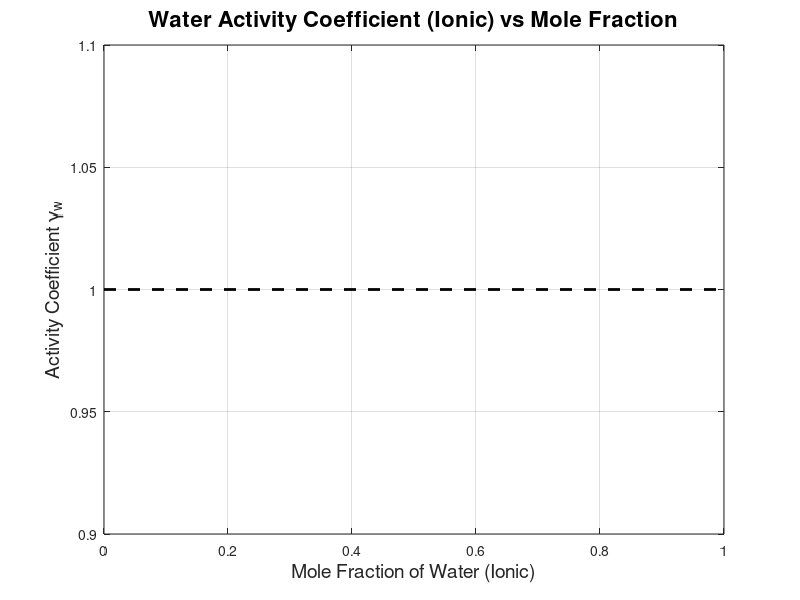
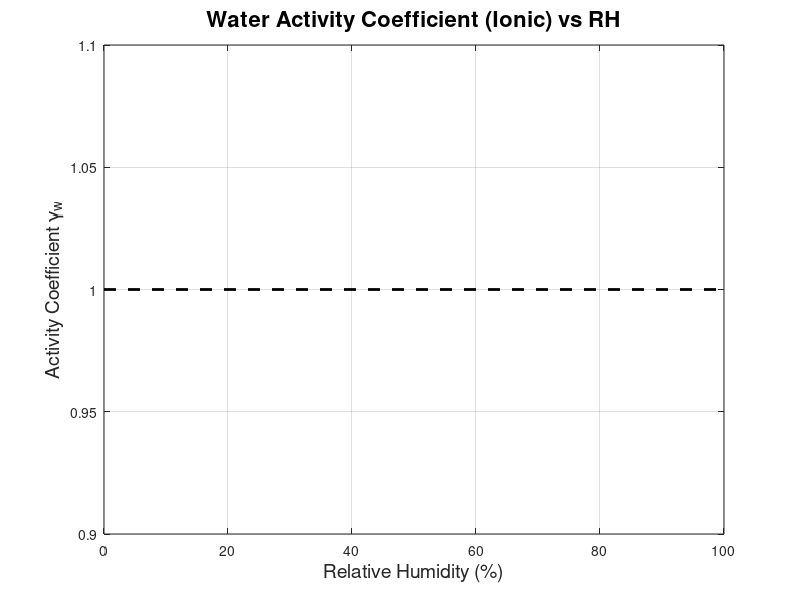

These figures' MATLAB source, in order: (Note: a time limit stopped this script after it produced the figures.)
function plot_water_activity_all_salts()
    close all 
    clear
    clc 
    
    % --- 1. SETUP & PATHS ---
    [filepath,~,~] = fileparts(mfilename('fullpath'));
    addpath(fullfile(filepath, '..', 'calculate_mf'));
    addpath(fullfile(filepath, '..', 'util'));
    
    fig_out_dir = fullfile(filepath, '..', 'figures', 'activity_coefficient');
    if ~exist(fig_out_dir, 'dir')
        mkdir(fig_out_dir);
    end
    fig_out_dir2 = fullfile(filepath, '..', 'figures', 'pitzer_comparisons');
    if ~exist(fig_out_dir2, 'dir')
        mkdir(fig_out_dir2);
    end
    
    T = 25; 
    MWw = 18.015; % g/mol for water
    MWw_kg = 0.018015; % kg/mol for Pitzer calculations
    
    % --- 2. SALT DEFINITIONS ---
    % {salt_name, MW, RH_min, RH_max, function_name, function_args, num_cations, num_anions}
    salt_data = {
        % Endothermic
        {'NaCl', 58.443, 0.765, 0.99, 'calculate_mf_NaCl', 0, 1, 1};
        {'KCl', 74.551, 0.855, 0.99, 'calculate_mf_KCl', 0, 1, 1};
        {'NH4Cl', 53.491, 0.815, 0.99, 'calculate_mf_NH4Cl', 0, 1, 1};
        {'CsCl', 168.363, 0.82, 0.99, 'calculate_mf_CsCl', 0, 1, 1};
        {'NaNO3', 85.00, 0.971, 0.995, 'calculate_mf_NaNO3', 0, 1, 1};
        {'AgNO3', 169.87, 0.865, 0.985, 'calculate_mf_AgNO3', 0, 1, 1};
        {'KI', 165.998, 0.97, 0.995, 'calculate_mf_KI', 0, 1, 1};
        {'LiNO3', 68.95, 0.736, 0.99, 'calculate_mf_LiNO3', 0, 1, 1};
        {'KNO3', 101.10, 0.932, 0.995, 'calculate_mf_KNO3', 0, 1, 1};
        {'NaClO4', 122.44, 0.778, 0.99, 'calculate_mf_NaClO4', 0, 1, 1};
        {'KClO3', 122.55, 0.981, 0.9926, 'calculate_mf_KClO3', 0, 1, 1};
        {'NaBr', 102.89, 0.614, 0.9280, 'calculate_mf_NaBr', 0, 1, 1};
        {'NaI', 149.89, 0.581, 0.9659, 'calculate_mf_NaI', 0, 1, 1};
        {'KBr', 119.00, 0.833, 0.9518, 'calculate_mf_KBr', 0, 1, 1};
        {'RbCl', 120.92, 0.743, 0.9517, 'calculate_mf_RbCl', 0, 1, 1};
        {'CsBr', 212.81, 0.848, 0.9472, 'calculate_mf_CsBr', 0, 1, 1};
        {'CsI', 259.81, 0.913, 0.9614, 'calculate_mf_CsI', 0, 1, 1};
        
        % Exothermic
        {'LiCl', 42.4, 0.12, 0.97, 'calculate_mf_LiCl', 1, 1, 1};
        {'LiOH', 24, 0.85, 0.97, 'calculate_mf_LiOH', 0, 1, 1};
        {'NaOH', 40, 0.23, 0.97, 'calculate_mf_NaOH', 0, 1, 1};
        {'HCl', 36.5, 0.17, 0.97, 'calculate_mf_HCl', 0, 1, 1};
        {'CaCl2', 111, 0.31, 0.97, 'calculate_mf_CaCl', 1, 1, 2};
        {'MgCl2', 95.2, 0.33, 0.97, 'calculate_mf_MgCl', 0, 1, 2};
        {'MgNO3', 148.3, 0.55, 0.9, 'calculate_mf_MgNO3', 0, 1, 2};
        {'LiBr', 86.85, 0.07, 0.97, 'calculate_mf_LiBr', 0, 1, 1};
        {'ZnCl2', 136.3, 0.07, 0.97, 'calculate_mf_ZnCl', 0, 1, 2};
        {'ZnI2', 319.18, 0.25, 0.97, 'calculate_mf_ZnI', 0, 1, 2};
        {'ZnBr2', 225.2, 0.08, 0.85, 'calculate_mf_ZnBr', 0, 1, 2};
        {'LiI', 133.85, 0.18, 0.97, 'calculate_mf_LiI', 0, 1, 1};
        
        % Sulfates
        {'Na2SO4', 142.04, 0.9000, 0.9947, 'calculate_mf_Na2SO4', 0, 2, 1};
        {'K2SO4', 174.26, 0.9730, 0.9948, 'calculate_mf_K2SO4', 0, 2, 1};
        {'NH42SO4', 132.14, 0.8320, 0.9949, 'calculate_mf_NH42SO4', 0, 2, 1};
        {'MgSO4', 120.37, 0.9060, 0.9950, 'calculate_mf_MgSO4', 0, 1, 1};
        {'MnSO4', 151.00, 0.9200, 0.9951, 'calculate_mf_MnSO4', 0, 1, 1};
        {'Li2SO4', 109.94, 0.8540, 0.9946, 'calculate_mf_Li2SO4', 0, 2, 1};
        {'NiSO4', 154.75, 0.9720, 0.9952, 'calculate_mf_NiSO4', 0, 1, 1};
        {'CuSO4', 159.61, 0.9760, 0.9953, 'calculate_mf_CuSO4', 0, 1, 1};
        {'ZnSO4', 161.44, 0.9390, 0.9952, 'calculate_mf_ZnSO4', 0, 1, 1};
        
        % Nitrates/Halides/Chlorates
        {'BaNO3', 261.34, 0.9869, 0.9948, 'calculate_mf_BaNO32', 0, 1, 2};
        {'CaNO3', 164.09, 0.6474, 0.9945, 'calculate_mf_CaNO32', 0, 1, 2};
        {'CaBr2', 199.89, 0.6405, 0.9530, 'calculate_mf_CaBr2', 0, 1, 2};
        {'CaI2', 293.89, 0.8331, 0.9514, 'calculate_mf_CaI2', 0, 1, 2};
        {'SrCl2', 158.53, 0.8069, 0.9768, 'calculate_mf_SrCl2', 0, 1, 2};
        {'SrBr2', 247.43, 0.7786, 0.9561, 'calculate_mf_SrBr2', 0, 1, 2};
        {'SrI2', 341.43, 0.6795, 0.9559, 'calculate_mf_SrI2', 0, 1, 2};
        {'BaCl2', 208.23, 0.9385, 0.9721, 'calculate_mf_BaCl2', 0, 1, 2};
        {'BaBr2', 297.14, 0.8231, 0.9577, 'calculate_mf_BaBr2', 0, 1, 2};
        {'LiClO4', 106.39, 0.7785, 0.9869, 'calculate_mf_LiClO4', 0, 1, 1};
    };
    
    % --- 3. DATA PROCESSING LOOP ---
    num_points = 100;
    all_salts_data = struct();
    
    % Arrays to aggregate ALL data for the master fitting
    master_RH = [];         % 0-100 scale for fitting
    master_GammaIon = [];   % Ionic basis gamma
    master_Molality = [];   % Molality (m)
    master_Nu = [];         % Stoichiometric coefficient (nu)
    
    fprintf('Processing %d salts...\n', length(salt_data));
    
    for s = 1:length(salt_data)
        salt_name = salt_data{s}{1};
        MW = salt_data{s}{2};
        RH_min = salt_data{s}{3};
        RH_max = salt_data{s}{4};
        func_name = salt_data{s}{5};
        func_args = salt_data{s}{6};
        
        n_cat = salt_data{s}{7};
        n_an  = salt_data{s}{8};
        nu = n_cat + n_an; 
        
        RH_vec = linspace(RH_min + 0.001, RH_max - 0.001, num_points);
        mf_salt = zeros(size(RH_vec));
        mf_water = zeros(size(RH_vec));
        x_water_mol = zeros(size(RH_vec));
        x_water_ion = zeros(size(RH_vec));
        
        success = true;
        for i = 1:length(RH_vec)
            try
                if func_args == 1
                    mf_salt(i) = feval(func_name, RH_vec(i), T);
                else
                    mf_salt(i) = feval(func_name, RH_vec(i));
                end
                mf_water(i) = 1 - mf_salt(i);
                
                n_w = mf_water(i) / MWw;
                n_s = mf_salt(i) / MW;
                
                x_water_mol(i) = n_w / (n_w + n_s);
                x_water_ion(i) = n_w / (n_w + (nu * n_s));
                
            catch
                success = false;
                break;
            end
        end
        
        if success
            % Calc Gamma
            gamma_w_mol = RH_vec ./ x_water_mol;
            gamma_w_ion = RH_vec ./ x_water_ion;
            
            % Calc Molality (for Pitzer)
            % m = moles_salt / kg_water
            % m = (n_s) / (n_w * MWw_kg) 
            % From x_water_ion: m = (1/x_ion - 1) / (nu * MWw_kg)
            molality = (1./x_water_ion - 1) ./ (nu * MWw_kg);
            
            % Store Individual Data
            all_salts_data.(salt_name) = struct(...
                'RH', RH_vec, ...
                'x_water_mol', x_water_mol, 'gamma_w_mol', gamma_w_mol, ...
                'x_water_ion', x_water_ion, 'gamma_w_ion', gamma_w_ion, ...
                'molality', molality, ...
                'display_name', salt_name);
                
            % Aggregate Data for Master Fits
            % Filter out NaNs or Infs
            valid_mask = ~isnan(gamma_w_ion) & ~isinf(gamma_w_ion) & ~isnan(molality);
            
            master_RH = [master_RH, RH_vec(valid_mask) * 100]; % Scale 0-100
            master_GammaIon = [master_GammaIon, gamma_w_ion(valid_mask)];
            master_Molality = [master_Molality, molality(valid_mask)];
            master_Nu = [master_Nu, repmat(nu, 1, sum(valid_mask))];
        end
    end
    
    salt_names = fieldnames(all_salts_data);
    num_salts = length(salt_names);
    
    % --- Color Generation ---
    colors = generate_colors(num_salts);
    
    % --- 4. ORIGINAL PLOTTING (Code 1 Functionality) ---
    plot_original_curves(all_salts_data, salt_names, colors, fig_out_dir);
    
    % --- 5. NEW: 4 POLYNOMIAL FITS (Global) ---
    fprintf('Calculating Global Polynomial Fits...\n');
    perform_polynomial_fits(master_RH, master_GammaIon, fig_out_dir);
    
    % --- 6. NEW: PITZER FITTING (Global) ---
    fprintf('Calculating Global Pitzer Fit...\n');
    perform_pitzer_fit(master_RH, master_GammaIon, master_Molality, master_Nu, T, fig_out_dir2);
    
    disp('Done. Check figures folder.');
end

% =========================================================================
%                           SUB-FUNCTIONS
% =========================================================================

function perform_polynomial_fits(x_data, y_data, outdir)
    % x_data is RH (0-100), y_data is Gamma (Ionic)
    
    % Sort for plotting lines cleanly
    [x_sorted, sort_idx] = sort(x_data);
    
    % Definitions
    % Fit 1: Unconstrained Quadratic (y = p1*x^2 + p2*x + p3)
    p1 = polyfit(x_data, y_data, 2);
    y1 = polyval(p1, x_sorted);
    rmse1 = sqrt(mean((polyval(p1, x_data) - y_data).^2));
    eq1 = sprintf('y = %.2e x^2 + %.2e x + %.4f', p1(1), p1(2), p1(3));
    
    % Fit 2: Unconstrained Linear (y = p1*x + p2)
    p2 = polyfit(x_data, y_data, 1);
    y2 = polyval(p2, x_sorted);
    rmse2 = sqrt(mean((polyval(p2, x_data) - y_data).^2));
    eq2 = sprintf('y = %.4f x + %.4f', p2(1), p2(2));
    
    % Fit 3: Constrained Quadratic through (100, 1)
    % Model: y = a(x-100)^2 + b(x-100) + 1
    % Shift vars: Y = y - 1, X1 = (x-100)^2, X2 = (x-100)
    Y_shift = y_data(:) - 1;
    X_shift = x_data(:) - 100;
    X_mat = [X_shift.^2, X_shift];
    coeff3 = X_mat \ Y_shift; % [a; b]
    y3 = coeff3(1)*(x_sorted-100).^2 + coeff3(2)*(x_sorted-100) + 1;
    rmse3 = sqrt(mean(( (coeff3(1)*(x_data-100).^2 + coeff3(2)*(x_data-100) + 1) - y_data ).^2));
    eq3 = sprintf('y = %.2e(x-100)^2 + %.2e(x-100) + 1', coeff3(1), coeff3(2));
    
    % Fit 4: Constrained Linear through (100, 1)
    % Model: y = m(x-100) + 1
    X_lin = x_data(:) - 100;
    coeff4 = X_lin \ Y_shift; % [m]
    y4 = coeff4(1)*(x_sorted-100) + 1;
    rmse4 = sqrt(mean(( (coeff4(1)*(x_data-100) + 1) - y_data ).^2));
    eq4 = sprintf('y = %.4f(x-100) + 1', coeff4(1));

    % Fit 5: Constrained sqrt (fixed)
    y5 = 0.1*sqrt(x_sorted);
    rmse5 = sqrt(mean((y5 - y_data).^2));
    eq5 = sprintf('y = (0.1*sqrt(x))');

    % % Fit 6: Unconstrained sqrt with intercept
    % % Model: y = a*sqrt(x) + b
    % X_sqrt = [sqrt(x_data(:)), ones(size(x_data(:)))];
    % coeff6 = X_sqrt \ y_data(:);   % [a; b]
    % y6 = coeff6(1)*sqrt(x_sorted) + coeff6(2);
    % rmse6 = sqrt(mean((coeff6(1)*sqrt(x_data) + coeff6(2) - y_data).^2));
    % eq6 = sprintf('y = %.4f*sqrt(x) + %.4f', coeff6(1), coeff6(2));
        % Fit 6: Unconstrained sqrt + x*sqrt(x) with intercept
        % Model: y = a*sqrt(x) + b*x*sqrt(x) + c
        X_sqrt2 = [ ...
            sqrt(x_data(:)), ...
            x_data(:).*sqrt(x_data(:)), ...
            ones(size(x_data(:))) ...
        ];
        coeff6 = X_sqrt2 \ y_data(:);   % [a; b; c]
    
        y6 = coeff6(1)*sqrt(x_sorted) + ...
             coeff6(2)*x_sorted.*sqrt(x_sorted) + ...
             coeff6(3);
    
        rmse6 = sqrt(mean( ...
            (coeff6(1)*sqrt(x_data) + ...
             coeff6(2)*x_data.*sqrt(x_data) + ...
             coeff6(3) - y_data).^2 ));
    
        eq6 = sprintf('y = %.4f*sqrt(x) + %.4f*x*sqrt(x) + %.4f', ...
                      coeff6(1), coeff6(2), coeff6(3));


    
    % Plotting
    figure('Position', [100, 100, 1000, 800]);
    scatter(x_data, y_data, 10, [0.7 0.7 0.7], 'filled', 'DisplayName', 'Aggregated Data');
    hold on; grid on; box on;
    
    plot(x_sorted, y1, 'r--', 'LineWidth', 2, 'DisplayName', ['Fit 1 (Quad): ' eq1]);
    plot(x_sorted, y2, 'c--', 'LineWidth', 2, 'DisplayName', ['Fit 2 (Lin): ' eq2]);
    plot(x_sorted, y6, 'k--', 'LineWidth', 3, 'DisplayName', ['Fit 3 (Sqrt): ' eq6]);
    plot(x_sorted, y3, 'b-', 'LineWidth', 2, 'DisplayName', ['Fit 4 (Constr Quad): ' eq3]);
    plot(x_sorted, y4, 'm-', 'LineWidth', 2, 'DisplayName', ['Fit 5 (Constr Lin): ' eq4]);
    plot(x_sorted, y5, 'g-', 'LineWidth', 3, 'DisplayName', ['Fit 6 (Constr Sqrt): ' eq5]);


    
    plot(100, 1, 'kp', 'MarkerSize', 12, 'MarkerFaceColor', 'y', 'DisplayName', 'Constraint (100, 1)');
    
    xlabel('Relative Humidity (%)', 'FontSize', 12, 'FontWeight', 'bold');
    ylabel('Activity Coeff \gamma_w (Ionic Basis)', 'FontSize', 12, 'FontWeight', 'bold');
    title('Global Polynomial Fits to Aggregated Data', 'FontSize', 14, 'FontWeight', 'bold');
    legend('Location', 'southwest', 'FontSize', 9);
    % ylim([0.8 1.4]);
    xlim([0 100]);
    
    % Add Text Box for RMSE
    stats_str = {
        'RMSE Values:';
        sprintf('1. Quad: %.4f', rmse1);
        sprintf('2. Lin: %.4f', rmse2);
        sprintf('3. Sqrt: %.4f', rmse6);
        sprintf('4. Constr Quad: %.4f', rmse3);
        sprintf('5. Constr Lin: %.4f', rmse4);
        sprintf('6. Constr Sqrt: %.4f', rmse5);

    };
    annotation('textbox', [0.15 0.6 0.2 0.2], 'String', stats_str, 'FitBoxToText', 'on', 'BackgroundColor', 'w');
    
    print(fullfile(outdir, 'Activity_Coefficient_Ionic_vs_RH_Polynomial_Fits'), '-dpng', '-r300');
end

function perform_pitzer_fit(rh_vec, gamma_obs_vec, m_vec, nu_vec, T, outdir)
    % --- DEFINE SUBSETS ---
    idx_11 = (nu_vec == 2);      % 1:1 salts (e.g., NaCl)
    idx_non11 = (nu_vec ~= 2);   % Non 1:1 salts (e.g., MgCl2, Na2SO4)

    % --- HELPER FOR OPTIMIZATION (UNWEIGHTED) ---
    function [b0, b1, Cp, rmse, nu_mean] = run_fit(indices)
        rh_sub = rh_vec(indices);
        g_sub = gamma_obs_vec(indices);
        m_sub = m_vec(indices);
        nu_sub = nu_vec(indices);
        
        nu_mean = mean(nu_sub);
        
        % Use standard objective (no weights)
        cost_func = @(p) pitzer_objective(p, rh_sub, g_sub, m_sub, nu_sub, T);
        
        opts = optimset('Display', 'off', 'TolFun', 1e-7, 'MaxFunEvals', 3000, 'MaxIter', 1000);
        p_opt = fminsearch(cost_func, [0.1, 0.1, 0.001], opts);
        p_opt = fminsearch(cost_func, p_opt, opts); % Restart
        
        b0 = p_opt(1); b1 = p_opt(2); Cp = p_opt(3);
        
        % Standard RMSE
        g_fit = zeros(size(rh_sub));
        for k=1:length(rh_sub)
            [g_fit(k), ~] = calculate_pitzer_point(m_sub(k), nu_sub(k), T, b0, b1, Cp);
        end
        rmse = sqrt(mean((g_fit - g_sub).^2));
    end

    % --- RUN FITS ---
    fprintf('  > Fitting Global (Unweighted)...\n');
    [b0_all, b1_all, Cp_all, rmse_all, nu_all] = run_fit(1:length(rh_vec));
    
    fprintf('  > Fitting 1:1 Salts (Unweighted)...\n');
    [b0_11, b1_11, Cp_11, rmse_11, nu_11] = run_fit(idx_11);
    
    fprintf('  > Fitting Non-1:1 Salts (Unweighted)...\n');
    [b0_non, b1_non, Cp_non, rmse_non, nu_non] = run_fit(idx_non11);

    % --- PLOTTING ---
    figure('Position', [100, 50, 800, 1200], 'Color', 'w');
    t = tiledlayout(3, 1, 'Padding', 'compact', 'TileSpacing', 'compact');
    
    % Helper to plot curve
    plot_model = @(b0, b1, cp, nu_val, col, style) ...
        plot_pitzer_curve(b0, b1, cp, nu_val, max(m_vec), T, col, style);

    % --- SUBPLOT 1: GLOBAL ---
    nexttile;
    hold on; grid on; box on;
    scatter(rh_vec, gamma_obs_vec, 15, [0.6 0.6 0.6], 'filled'); % All Grey
    plot_model(b0_all, b1_all, Cp_all, nu_all, 'r', '-');
    plot(100, 1, 'kp', 'MarkerSize', 10, 'MarkerFaceColor', 'y');
    ylabel('\gamma_w (Ionic)');
    title(sprintf('Global Fit (All Salts, Mean \\nu=%.2f)', nu_all), 'FontWeight', 'bold');
    text(5, 1.05, sprintf('RMSE: %.4f\n\\beta_0: %.4f\n\\beta_1: %.4f\nC_{\\phi}: %.4f', ...
        rmse_all, b0_all, b1_all, Cp_all), 'FontSize', 9, 'BackgroundColor', 'w', 'EdgeColor', 'k');
    xlim([0 100]);

    % --- SUBPLOT 2: 1:1 ONLY ---
    nexttile;
    hold on; grid on; box on;
    scatter(rh_vec(~idx_11), gamma_obs_vec(~idx_11), 10, [0.8 0.8 0.8], 'filled'); 
    scatter(rh_vec(idx_11), gamma_obs_vec(idx_11), 15, 'b', 'filled'); 
    plot_model(b0_11, b1_11, Cp_11, nu_11, 'b', '-');
    plot(100, 1, 'kp', 'MarkerSize', 10, 'MarkerFaceColor', 'y');
    ylabel('\gamma_w (Ionic)');
    title('1:1 Salts Only (e.g., NaCl, KCl)', 'FontWeight', 'bold', 'Color', 'b');
    text(5, 1.05, sprintf('RMSE: %.4f\n\\beta_0: %.4f\n\\beta_1: %.4f\nC_{\\phi}: %.4f', ...
        rmse_11, b0_11, b1_11, Cp_11), 'FontSize', 9, 'BackgroundColor', 'w', 'EdgeColor', 'b');
    xlim([0 100]);

    % --- SUBPLOT 3: NON-1:1 ONLY ---
    nexttile;
    hold on; grid on; box on;
    scatter(rh_vec(idx_11), gamma_obs_vec(idx_11), 10, [0.8 0.8 0.8], 'filled'); 
    scatter(rh_vec(idx_non11), gamma_obs_vec(idx_non11), 15, [0 0.5 0], 'filled'); 
    plot_model(b0_non, b1_non, Cp_non, nu_non, [0 0.5 0], '-');
    plot(100, 1, 'kp', 'MarkerSize', 10, 'MarkerFaceColor', 'y');
    xlabel('Relative Humidity (%)');
    ylabel('\gamma_w (Ionic)');
    title(sprintf('Non-1:1 Salts Only (e.g., MgCl2, Na2SO4, Mean \\nu=%.2f)', nu_non), ...
        'FontWeight', 'bold', 'Color', [0 0.5 0]);
    text(5, 1.05, sprintf('RMSE: %.4f\n\\beta_0: %.4f\n\\beta_1: %.4f\nC_{\\phi}: %.4f', ...
        rmse_non, b0_non, b1_non, Cp_non), 'FontSize', 9, 'BackgroundColor', 'w', 'EdgeColor', [0 0.5 0]);
    xlim([0 100]);

    exportgraphics(gcf, fullfile(outdir, 'Pitzer_Subplots_Analysis.png'), 'Resolution', 300);
end

function sse = pitzer_objective(params, rh_vec, gamma_obs, m_vec, nu_vec, T)
    b0 = params(1); b1 = params(2); Cp = params(3);
    sse = 0;
    count = 0;
    
    for i = 1:length(m_vec)
        m = m_vec(i);
        nu = nu_vec(i);
        
        [gamma_calc, ~] = calculate_pitzer_point(m, nu, T, b0, b1, Cp);
        
        if ~isnan(gamma_calc)
            sse = sse + (gamma_calc - gamma_obs(i))^2;
            count = count + 1;
        end
    end
    if count == 0, sse = 1e9; end
end

function [gamma_calc, aw_calc] = calculate_pitzer_point(m, nu, T, b0, b1, Cp)
    % Calculates Gamma and Aw for a single point
    % Constants
    MWw_kg = 0.018015;
    b = 1.2;
    alpha1 = 2.0; alpha2 = 0; beta2 = 0;
    
    % Ionic Strength Estimate (Approximate based on nu)
    % For 1:1, I=m. For 2:1, I=3m.
    if nu == 2, I = m; zM=1; zX=1; vM=1; vX=1;
    elseif nu == 3, I = 3*m; zM=2; zX=1; vM=1; vX=2; % Assume M X2 type
    else, I = 0.5*nu*m; zM=1; zX=1; vM=1; vX=1; % Fallback
    end
    
    sqrt_I = sqrt(I);
    
    % Debye-Huckel
    A_phi = 0.3915 * (1 + 0.0018 * (T + 273.15 - 298.15));
    term_DH = -A_phi * (sqrt_I / (1 + b * sqrt_I));
    
    % Pitzer Terms
    B_phi = b0 + b1 * exp(-alpha1 * sqrt_I);
    
    % Stoich factors
    z_factor = abs(zM * zX);
    factor_B = (2 * vM * vX) / nu;
    factor_C = (2 * (vM * vX)^1.5) / nu;
    
    % Osmotic Coeff Phi
    phi = 1 + z_factor * term_DH + m * factor_B * B_phi + m^2 * factor_C * Cp;
    
    % Water Activity
    ln_aw = -phi * nu * m * MWw_kg;
    aw_calc = exp(ln_aw);
    
    % Gamma Calculation
    % gamma = aw / x_w_ion
    % x_w_ion = 1 / (1 + nu * m * MWw_kg)
    x_w_ion = 1 / (1 + nu * m * MWw_kg);
    gamma_calc = aw_calc / x_w_ion;
end

function plot_original_curves(all_salts_data, salt_names, colors, fig_out_dir)
    num_salts = length(salt_names);
    
    % 1. Gamma vs Mol Fraction (Ionic)
    figure('Position', [100, 100, 1200, 800]); hold on; grid on; box on;
    for s = 1:num_salts
        data = all_salts_data.(salt_names{s});
        plot(data.x_water_ion, data.gamma_w_ion, 'LineWidth', 2.5, 'color', colors(s,:), 'DisplayName', data.display_name);
        text(data.x_water_ion(1), data.gamma_w_ion(1), ['  ' data.display_name], 'Color', colors(s,:), 'FontSize', 9, 'FontWeight', 'bold');
    end
    plot([0 1], [1 1], 'k--', 'LineWidth', 2, 'DisplayName', 'Ideal');
    xlabel('Mole Fraction of Water (Ionic)', 'FontSize', 14); ylabel('Activity Coefficient \gamma_w', 'FontSize', 14);
    title('Water Activity Coefficient (Ionic) vs Mole Fraction', 'FontSize', 16);
    xlim([0.0 1.0]);
    print(fullfile(fig_out_dir, 'Activity_Coefficient_Ionic_vs_MoleFraction'), '-dpng', '-r300');
    
    % 2. Gamma vs RH
    figure('Position', [150, 150, 1200, 800]); hold on; grid on; box on;
    for s = 1:num_salts
        data = all_salts_data.(salt_names{s});
        plot(data.RH*100, data.gamma_w_ion, 'LineWidth', 2.5, 'color', colors(s,:), 'DisplayName', data.display_name);
        text(data.RH(1)*100, data.gamma_w_ion(1), ['  ' data.display_name], 'Color', colors(s,:), 'FontSize', 9, 'FontWeight', 'bold');
    end
    plot([0 100], [1 1], 'k--', 'LineWidth', 2, 'DisplayName', 'Ideal');
    xlabel('Relative Humidity (%)', 'FontSize', 14); ylabel('Activity Coefficient \gamma_w', 'FontSize', 14);
    title('Water Activity Coefficient (Ionic) vs RH', 'FontSize', 16);
    xlim([0 100]);
    print(fullfile(fig_out_dir, 'Activity_Coefficient_Ionic_vs_RH'), '-dpng', '-r300');

    % 2b. Gamma vs RH and x_w vs RH
    figure('Position', [150, 150, 1200, 800]); hold on; grid on; box on;
    for s = 1:num_salts
        data = all_salts_data.(salt_names{s});
        plot(data.RH*100, data.gamma_w_ion, 'LineWidth', 2.5, 'color', colors(s,:), 'DisplayName', data.display_name);
        plot(data.RH*100, data.x_water_ion, 'LineWidth', 2.5, 'color', colors(s,:), 'DisplayName', data.display_name);
        text(data.RH(1)*100, data.gamma_w_ion(1), ['  ' data.display_name], 'Color', colors(s,:), 'FontSize', 9, 'FontWeight', 'bold');
    end
    plot([0 100], [1 1], 'k--', 'LineWidth', 2, 'DisplayName', 'Ideal');
    xlabel('Relative Humidity (%)', 'FontSize', 14); ylabel('Activity Coefficient $\gamma_w$ or Mole Fraction $x_w$','FontSize', 14, 'Interpreter', 'latex');
    title('Water Activity Coefficient (Ionic) and Mole Fraction vs RH', 'FontSize', 16);
    xlim([0 100]);
    print(fullfile(fig_out_dir, 'Activity_Coefficient_and_Mol_Ionic_vs_RH'), '-dpng', '-r300');

    % 2c. Gamma vs RH and x_w vs RH ln
    figure('Position', [150, 150, 1200, 800]); hold on; grid on; box on;
    for s = 1:num_salts
        data = all_salts_data.(salt_names{s});
        plot(data.RH*100, log(data.gamma_w_ion), 'LineWidth', 2.5, 'color', colors(s,:), 'DisplayName', data.display_name);
        plot(data.RH*100, log(data.x_water_ion), 'LineWidth', 2.5, 'color', colors(s,:), 'DisplayName', data.display_name);
        text((data.RH(1)*100), log(data.gamma_w_ion(1)), ['  ' data.display_name], 'Color', colors(s,:), 'FontSize', 9, 'FontWeight', 'bold');
    end
    plot([0 100], [0 0], 'k--', 'LineWidth', 2, 'DisplayName', 'Ideal');
    xlabel('Relative Humidity (%)', 'FontSize', 14); ylabel('ln(Activity Coefficient $\gamma_w$) or ln(Mole Fraction $x_w$)','FontSize', 14, 'Interpreter', 'latex');
    title('ln(Water Activity Coefficient (Ionic)) and ln(Water Mole Fraction (Ionic))  vs RH', 'FontSize', 16);
    % xlim([0 100]);
    print(fullfile(fig_out_dir, 'ln_Activity_Coefficient_and_ln_Mol_Ionic_vs_RH'), '-dpng', '-r300');

    % 2d. Gamma vs RH and x_w vs RH ln
    figure('Position', [150, 150, 1200, 800]); hold on; grid on; box on;
    for s = 1:num_salts
        data = all_salts_data.(salt_names{s});
        plot(log(data.RH), log(data.gamma_w_ion), 'LineWidth', 2.5, 'color', colors(s,:), 'DisplayName', data.display_name);
        plot(log(data.RH), log(data.x_water_ion), 'LineWidth', 2.5, 'color', colors(s,:), 'DisplayName', data.display_name);
        text(log(data.RH(1)), log(data.gamma_w_ion(1)), ['  ' data.display_name], 'Color', colors(s,:), 'FontSize', 9, 'FontWeight', 'bold');
    end
    plot([-2.5 0], [0 0], 'k--', 'LineWidth', 2, 'DisplayName', 'Ideal');
    xlabel('ln (Relative Humidity (Fractional)', 'FontSize', 14); ylabel('ln(Activity Coefficient $\gamma_w$) or ln(Mole Fraction $x_w$)','FontSize', 14, 'Interpreter', 'latex');
    title('ln(Water Activity Coefficient (Ionic)) and ln(Water Mole Fraction (Ionic))  vs ln(RH)', 'FontSize', 16);
    % xlim([0 100]);
    print(fullfile(fig_out_dir, 'ln_Activity_Coefficient_and_ln_Mol_Ionic_vs_ln_aw'), '-dpng', '-r300');
    
    % 3. Scatter at 90% RH
    figure('Position', [200, 200, 900, 700]); hold on; grid on; box on;
    target_RH = 0.90;
    for s = 1:num_salts
        data = all_salts_data.(salt_names{s});
        rh_lower = min(data.RH);
        gamma_at_90 = interp1(data.RH, data.gamma_w_ion, target_RH, 'linear', NaN);
        if ~isnan(gamma_at_90)
            scatter(rh_lower * 100, gamma_at_90, 80, colors(s,:), 'filled', 'MarkerEdgeColor', 'k');
            text(rh_lower * 100, gamma_at_90+0.002, [' ' data.display_name], 'Color', colors(s,:), 'FontSize', 9, 'FontWeight', 'bold');
        end
    end
    yline(1.0, 'k--', 'Ideal');
    xlabel('Lower Bound RH (%)'); ylabel(['\gamma_w at ' num2str(target_RH*100) '% RH']);
    title('Screening: Non-Ideality vs Deliquescence', 'FontSize', 14);
    print(fullfile(fig_out_dir, 'Gamma90_vs_LowerBoundRH'), '-dpng', '-r300');
end

function colors = generate_colors(num_salts)
    colors = zeros(num_salts, 3);
    golden_angle = 0.38196601125; 
    for i = 1:num_salts
        hue = mod((i-1) * golden_angle, 1.0);
        sat = 0.85 + 0.15 * sin(i * 0.5); 
        val = 0.85 + 0.15 * cos(i * 0.4);
        colors(i,:) = hsv2rgb([hue, sat, val]);
    end
end

function plot_pitzer_curve(b0, b1, cp, nu_val, max_m, T, col, style)
    m_plot = linspace(0.1, max_m, 100);
    g_curve = zeros(size(m_plot));
    rh_curve = zeros(size(m_plot));
    for i=1:length(m_plot)
        [g_curve(i), aw_tmp] = calculate_pitzer_point(m_plot(i), nu_val, T, b0, b1, cp);
        rh_curve(i) = aw_tmp * 100;
    end
    plot(rh_curve, g_curve, 'Color', col, 'LineStyle', style, 'LineWidth', 2.5);
end
